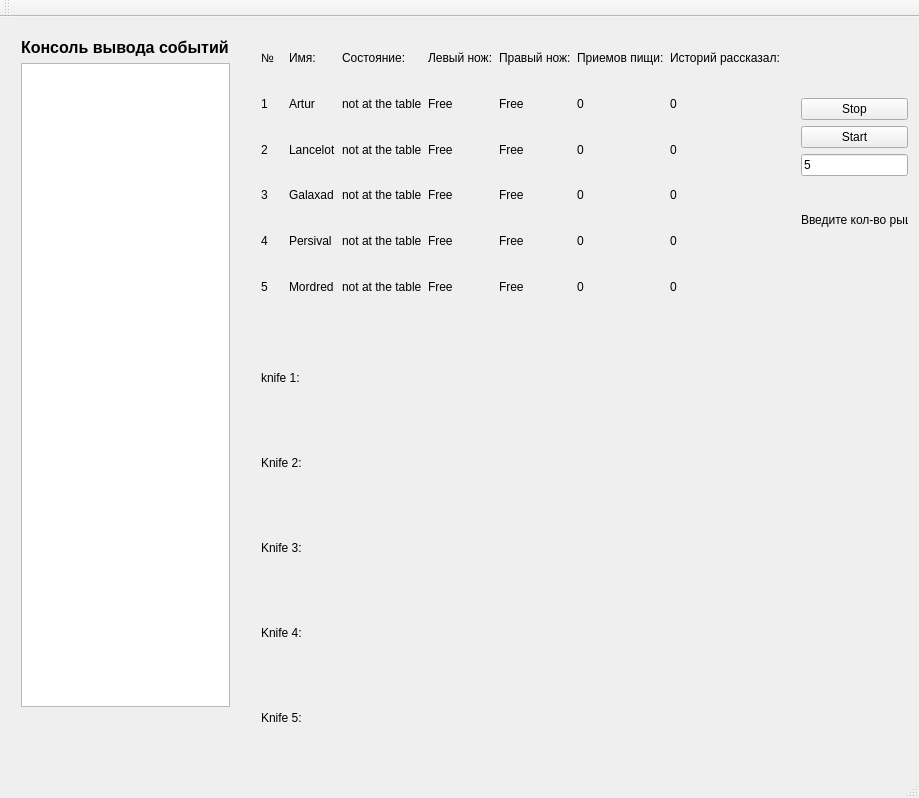
<?xml version="1.0" encoding="UTF-8"?>
<ui version="4.0">
 <class>MainWindow</class>
 <widget class="QMainWindow" name="MainWindow">
  <property name="geometry">
   <rect>
    <x>0</x>
    <y>0</y>
    <width>919</width>
    <height>798</height>
   </rect>
  </property>
  <property name="windowTitle">
   <string>MainWindow</string>
  </property>
  <widget class="QWidget" name="centralWidget">
   <widget class="QWidget" name="gridLayoutWidget">
    <property name="geometry">
     <rect>
      <x>250</x>
      <y>10</y>
      <width>541</width>
      <height>291</height>
     </rect>
    </property>
    <layout class="QGridLayout" name="gridLayout">
     <item row="5" column="2">
      <widget class="QLabel" name="label_state_5">
       <property name="text">
        <string>not at the table</string>
       </property>
      </widget>
     </item>
     <item row="1" column="2">
      <widget class="QLabel" name="label_state_1">
       <property name="text">
        <string>not at the table</string>
       </property>
      </widget>
     </item>
     <item row="0" column="5">
      <widget class="QLabel" name="label_13">
       <property name="text">
        <string>Приемов пищи:</string>
       </property>
      </widget>
     </item>
     <item row="2" column="5">
      <widget class="QLabel" name="label_eat_2">
       <property name="text">
        <string>0</string>
       </property>
      </widget>
     </item>
     <item row="5" column="4">
      <widget class="QLabel" name="label_knifeR_5">
       <property name="enabled">
        <bool>true</bool>
       </property>
       <property name="text">
        <string>Free</string>
       </property>
      </widget>
     </item>
     <item row="3" column="3">
      <widget class="QLabel" name="label_knifeL_3">
       <property name="text">
        <string>Free</string>
       </property>
      </widget>
     </item>
     <item row="4" column="4">
      <widget class="QLabel" name="label_knifeR_4">
       <property name="text">
        <string>Free</string>
       </property>
      </widget>
     </item>
     <item row="5" column="3">
      <widget class="QLabel" name="label_knifeL_5">
       <property name="text">
        <string>Free</string>
       </property>
      </widget>
     </item>
     <item row="4" column="0">
      <widget class="QLabel" name="label_23">
       <property name="text">
        <string>4</string>
       </property>
      </widget>
     </item>
     <item row="3" column="4">
      <widget class="QLabel" name="label_knifeR_3">
       <property name="text">
        <string>Free</string>
       </property>
      </widget>
     </item>
     <item row="5" column="0">
      <widget class="QLabel" name="label_24">
       <property name="text">
        <string>5</string>
       </property>
      </widget>
     </item>
     <item row="4" column="6">
      <widget class="QLabel" name="label_history_4">
       <property name="text">
        <string>0</string>
       </property>
      </widget>
     </item>
     <item row="3" column="6">
      <widget class="QLabel" name="label_history_3">
       <property name="text">
        <string>0</string>
       </property>
      </widget>
     </item>
     <item row="1" column="5">
      <widget class="QLabel" name="label_eat_1">
       <property name="text">
        <string>0</string>
       </property>
      </widget>
     </item>
     <item row="5" column="1">
      <widget class="QLabel" name="label_27">
       <property name="text">
        <string>Mordred</string>
       </property>
      </widget>
     </item>
     <item row="2" column="4">
      <widget class="QLabel" name="label_knifeR_2">
       <property name="text">
        <string>Free</string>
       </property>
      </widget>
     </item>
     <item row="0" column="3">
      <widget class="QLabel" name="label_16">
       <property name="text">
        <string>Левый нож:</string>
       </property>
      </widget>
     </item>
     <item row="4" column="1">
      <widget class="QLabel" name="label_26">
       <property name="text">
        <string>Persival</string>
       </property>
      </widget>
     </item>
     <item row="4" column="2">
      <widget class="QLabel" name="label_state_4">
       <property name="text">
        <string>not at the table</string>
       </property>
      </widget>
     </item>
     <item row="4" column="3">
      <widget class="QLabel" name="label_knifeL_4">
       <property name="text">
        <string>Free</string>
       </property>
      </widget>
     </item>
     <item row="3" column="2">
      <widget class="QLabel" name="label_state_3">
       <property name="text">
        <string>not at the table</string>
       </property>
      </widget>
     </item>
     <item row="0" column="4">
      <widget class="QLabel" name="label_20">
       <property name="text">
        <string>Правый нож:</string>
       </property>
      </widget>
     </item>
     <item row="2" column="2">
      <widget class="QLabel" name="label_state_2">
       <property name="text">
        <string>not at the table</string>
       </property>
      </widget>
     </item>
     <item row="0" column="2">
      <widget class="QLabel" name="label_10">
       <property name="text">
        <string>Состояние:</string>
       </property>
      </widget>
     </item>
     <item row="4" column="5">
      <widget class="QLabel" name="label_eat_4">
       <property name="text">
        <string>0</string>
       </property>
      </widget>
     </item>
     <item row="1" column="3">
      <widget class="QLabel" name="label_knifeL_1">
       <property name="text">
        <string>Free</string>
       </property>
      </widget>
     </item>
     <item row="0" column="1">
      <widget class="QLabel" name="label_7">
       <property name="text">
        <string>Имя:</string>
       </property>
      </widget>
     </item>
     <item row="2" column="1">
      <widget class="QLabel" name="label_9">
       <property name="text">
        <string>Lancelot</string>
       </property>
      </widget>
     </item>
     <item row="2" column="3">
      <widget class="QLabel" name="label_knifeL_2">
       <property name="text">
        <string>Free</string>
       </property>
      </widget>
     </item>
     <item row="0" column="0">
      <widget class="QLabel" name="label_5">
       <property name="text">
        <string>№</string>
       </property>
      </widget>
     </item>
     <item row="1" column="6">
      <widget class="QLabel" name="label_history_1">
       <property name="text">
        <string>0</string>
       </property>
      </widget>
     </item>
     <item row="2" column="0">
      <widget class="QLabel" name="label_4">
       <property name="text">
        <string>2</string>
       </property>
      </widget>
     </item>
     <item row="1" column="0">
      <widget class="QLabel" name="label_3">
       <property name="text">
        <string>1</string>
       </property>
      </widget>
     </item>
     <item row="0" column="6">
      <widget class="QLabel" name="label_6">
       <property name="text">
        <string>Историй рассказал:</string>
       </property>
      </widget>
     </item>
     <item row="5" column="6">
      <widget class="QLabel" name="label_history_5">
       <property name="text">
        <string>0</string>
       </property>
      </widget>
     </item>
     <item row="3" column="5">
      <widget class="QLabel" name="label_eat_3">
       <property name="text">
        <string>0</string>
       </property>
      </widget>
     </item>
     <item row="1" column="1">
      <widget class="QLabel" name="label_8">
       <property name="text">
        <string>Artur</string>
       </property>
      </widget>
     </item>
     <item row="5" column="5">
      <widget class="QLabel" name="label_eat_5">
       <property name="text">
        <string>0</string>
       </property>
      </widget>
     </item>
     <item row="3" column="1">
      <widget class="QLabel" name="label_25">
       <property name="text">
        <string>Galaxad</string>
       </property>
      </widget>
     </item>
     <item row="3" column="0">
      <widget class="QLabel" name="label_22">
       <property name="text">
        <string>3</string>
       </property>
      </widget>
     </item>
     <item row="2" column="6">
      <widget class="QLabel" name="label_history_2">
       <property name="text">
        <string>0</string>
       </property>
      </widget>
     </item>
     <item row="1" column="4">
      <widget class="QLabel" name="label_knifeR_1">
       <property name="text">
        <string>Free</string>
       </property>
      </widget>
     </item>
    </layout>
   </widget>
   <widget class="QWidget" name="verticalLayoutWidget">
    <property name="geometry">
     <rect>
      <x>10</x>
      <y>10</y>
      <width>231</width>
      <height>691</height>
     </rect>
    </property>
    <layout class="QVBoxLayout" name="verticalLayout">
     <item>
      <widget class="QLabel" name="label_43">
       <property name="font">
        <font>
         <pointsize>12</pointsize>
         <weight>75</weight>
         <bold>true</bold>
        </font>
       </property>
       <property name="text">
        <string>Консоль вывода событий:</string>
       </property>
      </widget>
     </item>
     <item>
      <widget class="QListWidget" name="listWidget"/>
     </item>
    </layout>
   </widget>
   <widget class="QLabel" name="image">
    <property name="geometry">
     <rect>
      <x>420</x>
      <y>310</y>
      <width>481</width>
      <height>401</height>
     </rect>
    </property>
    <property name="text">
     <string/>
    </property>
    <property name="pixmap">
     <pixmap>../img/dining_philosophers.jpg</pixmap>
    </property>
   </widget>
   <widget class="QWidget" name="gridLayoutWidget_2">
    <property name="geometry">
     <rect>
      <x>250</x>
      <y>310</y>
      <width>171</width>
      <height>441</height>
     </rect>
    </property>
    <layout class="QGridLayout" name="gridLayout_2">
     <item row="0" column="0">
      <widget class="QLabel" name="label_14">
       <property name="text">
        <string>knife 1:</string>
       </property>
      </widget>
     </item>
     <item row="4" column="0">
      <widget class="QLabel" name="label">
       <property name="text">
        <string>Knife 5:</string>
       </property>
      </widget>
     </item>
     <item row="3" column="0">
      <widget class="QLabel" name="label_2">
       <property name="text">
        <string>Knife 4:</string>
       </property>
      </widget>
     </item>
     <item row="2" column="0">
      <widget class="QLabel" name="label_11">
       <property name="text">
        <string>Knife 3:</string>
       </property>
      </widget>
     </item>
     <item row="1" column="0">
      <widget class="QLabel" name="label_12">
       <property name="text">
        <string>Knife 2:</string>
       </property>
      </widget>
     </item>
     <item row="0" column="1">
      <widget class="QLabel" name="label_image_1">
       <property name="text">
        <string/>
       </property>
       <property name="pixmap">
        <pixmap resource="Resource.qrc">:/img/img/knife.jpg</pixmap>
       </property>
      </widget>
     </item>
     <item row="1" column="1">
      <widget class="QLabel" name="label_image_2">
       <property name="text">
        <string/>
       </property>
       <property name="pixmap">
        <pixmap resource="Resource.qrc">:/img/img/knife.jpg</pixmap>
       </property>
       <property name="textInteractionFlags">
        <set>Qt::LinksAccessibleByMouse</set>
       </property>
      </widget>
     </item>
     <item row="2" column="1">
      <widget class="QLabel" name="label_image_3">
       <property name="text">
        <string/>
       </property>
       <property name="pixmap">
        <pixmap resource="Resource.qrc">:/img/img/knife.jpg</pixmap>
       </property>
      </widget>
     </item>
     <item row="3" column="1">
      <widget class="QLabel" name="label_image_4">
       <property name="text">
        <string/>
       </property>
       <property name="pixmap">
        <pixmap resource="Resource.qrc">:/img/img/knife.jpg</pixmap>
       </property>
      </widget>
     </item>
     <item row="4" column="1">
      <widget class="QLabel" name="label_image_5">
       <property name="text">
        <string/>
       </property>
       <property name="pixmap">
        <pixmap resource="Resource.qrc">:/img/img/knife.jpg</pixmap>
       </property>
      </widget>
     </item>
    </layout>
   </widget>
   <widget class="QWidget" name="verticalLayoutWidget_2">
    <property name="geometry">
     <rect>
      <x>790</x>
      <y>70</y>
      <width>129</width>
      <height>181</height>
     </rect>
    </property>
    <layout class="QVBoxLayout" name="verticalLayout_2">
     <item>
      <widget class="QPushButton" name="pushButtonStop">
       <property name="text">
        <string>Stop</string>
       </property>
      </widget>
     </item>
     <item>
      <widget class="QPushButton" name="pushButtonStart">
       <property name="text">
        <string>Start</string>
       </property>
      </widget>
     </item>
     <item>
      <widget class="QLineEdit" name="lineEdit">
       <property name="text">
        <string>5</string>
       </property>
      </widget>
     </item>
     <item>
      <widget class="QLabel" name="label_15">
       <property name="text">
        <string>Введите кол-во рыц.</string>
       </property>
      </widget>
     </item>
    </layout>
   </widget>
  </widget>
  <widget class="QMenuBar" name="menuBar">
   <property name="geometry">
    <rect>
     <x>0</x>
     <y>0</y>
     <width>919</width>
     <height>21</height>
    </rect>
   </property>
  </widget>
  <widget class="QToolBar" name="mainToolBar">
   <attribute name="toolBarArea">
    <enum>TopToolBarArea</enum>
   </attribute>
   <attribute name="toolBarBreak">
    <bool>false</bool>
   </attribute>
  </widget>
  <widget class="QStatusBar" name="statusBar"/>
 </widget>
 <layoutdefault spacing="6" margin="11"/>
 <resources>
  <include location="Resource.qrc"/>
 </resources>
 <connections/>
</ui>
